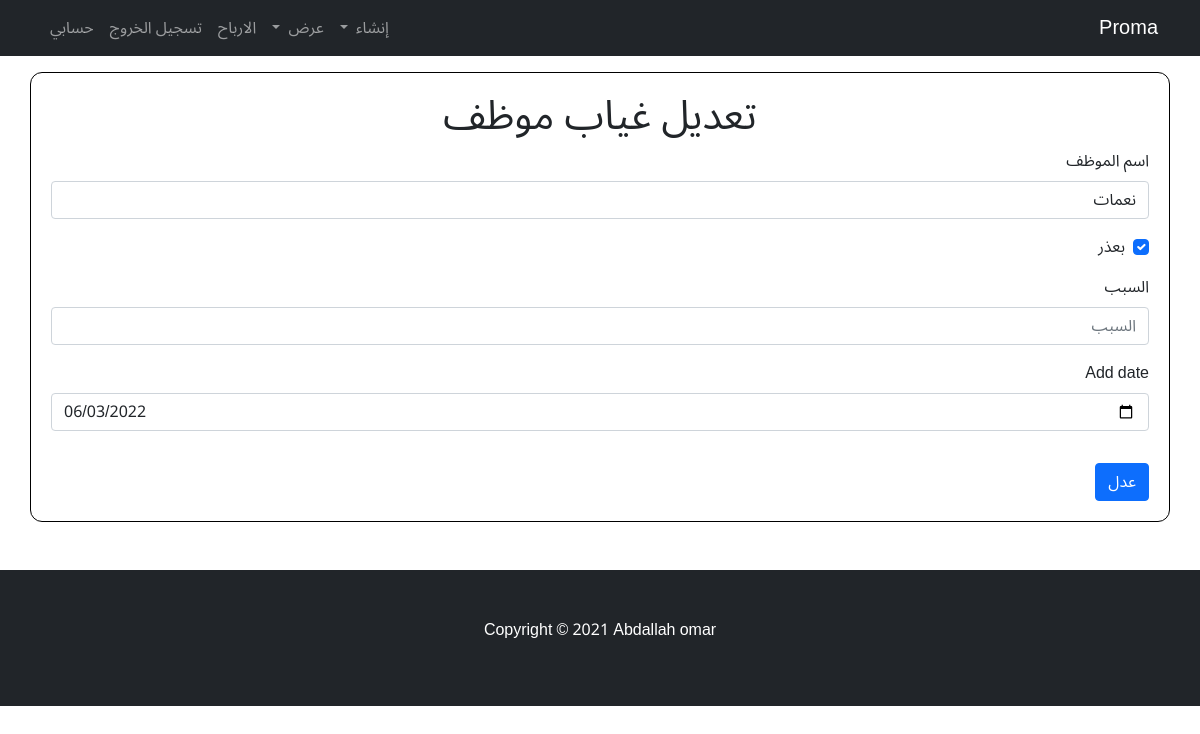
/update_staff_absence/4 (signed in), run on the app's committed database.
### home_app/models.py (models this page shows, shortened)
class Staff_absence(models.Model):
    user = models.ForeignKey(User, verbose_name=("المستخدم"), on_delete=models.CASCADE)
    profile = models.ForeignKey(Profile, verbose_name=("المستخدم"), on_delete=models.CASCADE)
    month = models.CharField(max_length=50,choices=the_months,blank=True,null=True)
    year = models.CharField(max_length=50,choices=academic_years,blank=True,null=True)
    staff_name = models.ForeignKey(Staff, verbose_name=("اسم الموظف"), on_delete=models.CASCADE,blank=True,null=True)
    excuse = models.BooleanField(default=False,verbose_name='بعذر')
    the_reason = models.CharField(max_length=50,verbose_name='السبب',blank=True,null=True)
    add_date = models.DateField(auto_now=False, auto_now_add=False, verbose_name="التاريخ",null=True,blank=True)

### home_app/views.py (the view)
# urls.py: path('update_staff_absence/<int:staff_absence_id>', update_staff_absence,name='update_staff_absence'),
@login_required
def update_staff_absence(request, staff_absence_id):
    staff_absence = Staff_absence.objects.get(id=staff_absence_id)
    if request.method=='POST':
        form = staff_absence_form(request.POST,instance=staff_absence)
        if form.is_valid():
            myform = form.save(commit=False)
            myform.user = request.user
            myform.profile = request.user.profile
            myform.save()
            return redirect(reverse('app:staff_absence'))
    else:
        form = staff_absence_form(instance=staff_absence)
    return render(request, 'edit/update_staff_absence.html',{'form':form})

### home_app/form.py
class staff_absence_form(forms.ModelForm):
    add_date = forms.DateField(widget=forms.DateInput(attrs={'type': 'date'}))
    class Meta:
        model = Staff_absence
        fields = '__all__'
        exclude = ('user','profile','month','year')

### home_app/models.py (called while the page is built)
    def __str__(self):
        return str(self.name)

### home_app/templates/edit/update_staff_absence.html (shortened to what this page needs)
{% extends 'base_add.html' %}
{% block body %}
{% load bootstrap4  %}
<link rel="stylesheet" href="https://cdnjs.cloudflare.com/ajax/libs/select2/4.0.13/css/select2.min.css"/>
 <div class="container form mt-3">
 <center><h1>تعديل غياب موظف</h1></center>
 <form method="post" enctype="multipart/form-data">
        {% bootstrap_form form %}
            <button type="submit" class="btn btn-primary mt-3">عدل</button>
 </form>
 </div>
 {% endblock body %}

### home_app/templates/base_add.html (style rules this page uses)
* { font-family: 'Noto Sans Arabic', sans-serif; }
.form { border: 1px solid #000; border-radius: 12px; padding: 20px; margin-top: 30px; background-color: #fff !important ; }

### data on the page
Staff_absence: staff_name "نعمات", excuse "☑", add_date "06/03/2022"
